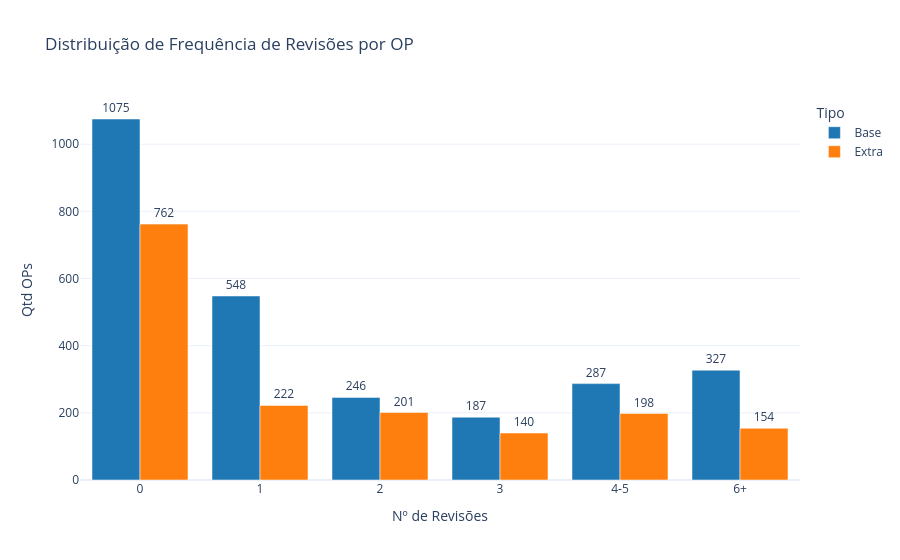

Source (notebook cell):
### Markdown cell above
# 5. Análise de Frequência de Revisões

### Code cell
df_freq, freq_dist, pct_sem_rev, pct_3_mais = prepare_freq_distribution(df_freq)
plot_freq_distribution(freq_dist, colors_cycle)
print(f"\n{pct_sem_rev:.1f}% das OPs nunca tiveram revisão")
print(f"{pct_3_mais:.1f}% tiveram 3+ revisões")

### Figure 1 — Plotly figure (JSON) as saved in the notebook; plotly's stock layout.template omitted (floating-point values rounded to 4 significant figures)
{"data": [{"alignmentgroup": "True", "hovertemplate": "Tipo=Base<br>Nº de Revisões=%{x}<br>Qtd OPs=%{text}<extra></extra>", "legendgroup": "Base", "marker": {"color": "#1f77b4", "pattern": {"shape": ""}}, "name": "Base", "offsetgroup": "Base", "orientation": "v", "showlegend": true, "text": [1075.0, 548.0, 246.0, 187.0, 287.0, 327.0], "textposition": "outside", "type": "bar", "x": ["0", "1", "2", "3", "4-5", "6+"], "xaxis": "x", "y": [1075, 548, 246, 187, 287, 327], "yaxis": "y"}, {"alignmentgroup": "True", "hovertemplate": "Tipo=Extra<br>Nº de Revisões=%{x}<br>Qtd OPs=%{text}<extra></extra>", "legendgroup": "Extra", "marker": {"color": "#ff7f0e", "pattern": {"shape": ""}}, "name": "Extra", "offsetgroup": "Extra", "orientation": "v", "showlegend": true, "text": [762.0, 222.0, 201.0, 140.0, 198.0, 154.0], "textposition": "outside", "type": "bar", "x": ["0", "1", "2", "3", "4-5", "6+"], "xaxis": "x", "y": [762, 222, 201, 140, 198, 154], "yaxis": "y"}], "layout": {"barmode": "group", "legend": {"title": {"text": "Tipo"}, "tracegroupgap": 0}, "title": {"text": "Distribuição de Frequência de Revisões por OP"}, "xaxis": {"anchor": "y", "domain": [0, 1], "title": {"text": "Nº de Revisões"}}, "yaxis": {"anchor": "x", "domain": [0, 1], "title": {"text": "Qtd OPs"}}}}
